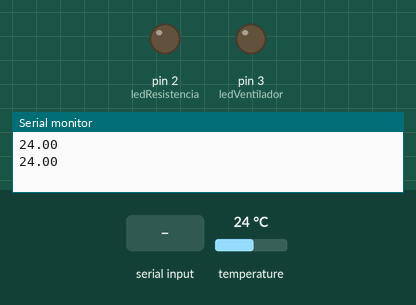
This sketch was run on a simulated Arduino Uno, built with avr-gcc and run on an emulated ATmega328P. On the bench: output pins drawn as LEDs (lit = HIGH), the last lines printed to the serial monitor. Inputs (shaded band) come from the test bench; at power-on: temperature 24 °C.

Above: at 1.9 s.
2.0 s: "w" received over Serial
At 3.1 s:
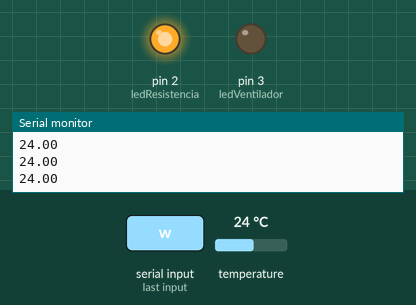
4.1 s: "y" received over Serial
At 5.4 s:
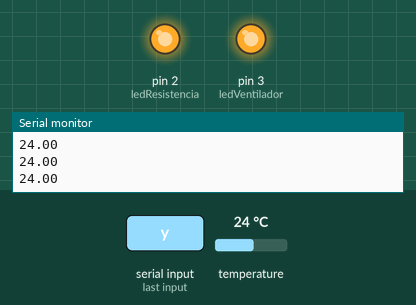
5.8 s: "x" received over Serial
At 6.6 s:
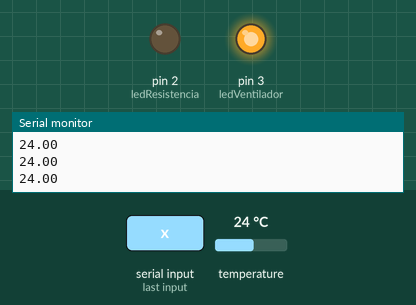
7.5 s: "z" received over Serial
At 9.0 s:
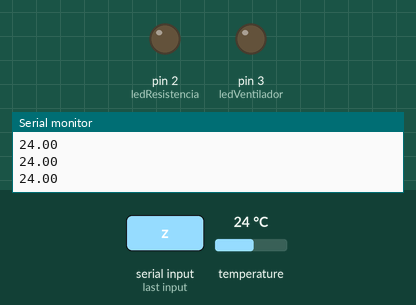
Timing chart, 0 to 10.2 s (numbered marks = the images above; inputs shaded):
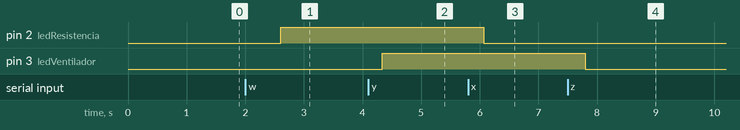

The sketch:

sketch_may13a.ino
```cpp
#include <OneWire.h>
#include <DallasTemperature.h>

const byte pinDatosDQ = 9;
const int analogInPin = A1;
int ledResistencia=2;
int ledVentilador=3;
char userInput;

OneWire oneWireObjeto(analogInPin);
DallasTemperature sensorDS18B20(&oneWireObjeto);

void setup() {
  Serial.begin(9600);
  sensorDS18B20.begin();
  pinMode(ledResistencia, OUTPUT);
  pinMode(ledVentilador, OUTPUT);
}

void loop() {
  sensorDS18B20.requestTemperatures();
  float tem=sensorDS18B20.getTempCByIndex(0);
  Serial.println(tem);
  delay(100);

  if (Serial.available()>0){
    userInput = Serial.read();

    if (userInput == 'w'){
      digitalWrite(ledResistencia, HIGH);
    }
    if (userInput == 'x'){
      digitalWrite(ledResistencia, LOW);
    }
    if (userInput == 'y'){
      digitalWrite(ledVentilador, HIGH);
    }
    if (userInput == 'z'){
      digitalWrite(ledVentilador, LOW);
    }
  }
}
```

Measured:
- after the input at 2.0 s, pin 2 (ledResistencia): LOW → HIGH after 0.61 s
- after the input at 4.1 s, pin 3 (ledVentilador): LOW → HIGH after 0.24 s
- after the input at 5.8 s, pin 2 (ledResistencia): HIGH → LOW after 0.27 s
- after the input at 7.5 s, pin 3 (ledVentilador): HIGH → LOW after 0.30 s
